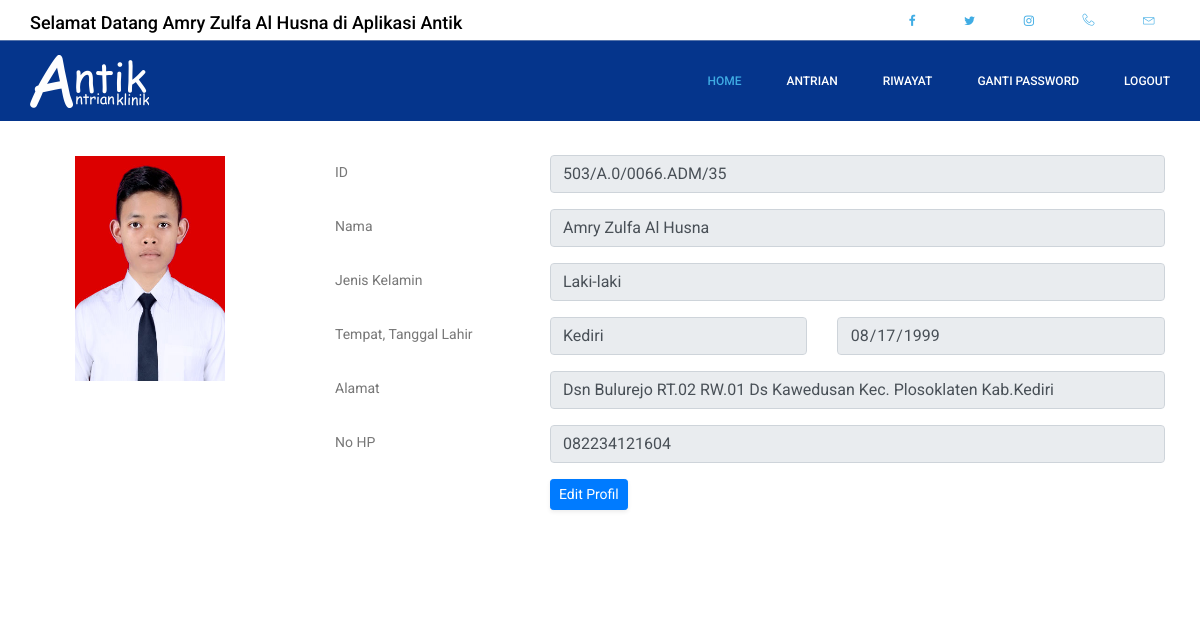
The page /Pasien/index.php (signed in) on the database its author committed.
### tables this page shows
CREATE TABLE `tb_user` (
  `id_user` int(11) NOT NULL,
  `id_akses` int(11) NOT NULL,
  `no_identitas` varchar(20) NOT NULL,
  `nama` varchar(40) NOT NULL,
  `jenis_kelamin` varchar(1) NOT NULL,
  `tempat_lahir` varchar(30) NOT NULL,
  `tanggal_lahir` date NOT NULL,
  `no_hp` varchar(13) NOT NULL,
  `alamat` varchar(100) NOT NULL,
  `email` varchar(100) NOT NULL,
  `pekerjaan` varchar(30) NOT NULL,
  `username` varchar(10) NOT NULL,
  `password` varchar(10) NOT NULL,
  `foto` varchar(200) NOT NULL
);

### session.php (called while the page is built, shortened)
<?php
include "koneksi.php";
$user_check = $_SESSION['username'];
$sql = "SELECT * FROM tb_user WHERE username='$user_check'";
$ses_sql = mysqli_query($koneksi, $sql);
$row = mysqli_fetch_assoc($ses_sql);
$username=$row['username'];
 ?>

### Pasien/index.php (the view, shortened to what this page needs)
<?php
require ("../koneksi.php");
include '../session.php';
?>
<!doctype html>
<html lang="en">
<head>
	<link rel="stylesheet" href="../css/bootstrap.css">
	<link rel="stylesheet" href="../vendors/linericon/style.css">
	<link rel="stylesheet" href="../css/font-awesome.min.css">
	<link rel="stylesheet" href="../vendors/nice-select/css/nice-select.css">
	<link rel="stylesheet" href="../vendors/animate-css/animate.css">
	<link rel="stylesheet" href="../vendors/jquery-ui/jquery-ui.css">
	<link rel="stylesheet" href="../css/style.css">
	<link rel="stylesheet" href="../css/responsive.css">
	<link href="antrian.css" rel="stylesheet" text="text/css">
</head>
<body>
	<header class="header_area">
		<div class="top_menu row m0">
			<div class="container">
				<div class="float-left">
					<ul class="left_side">
						<?php
			                $query = mysqli_query($koneksi, "SELECT * FROM tb_user where username='$username'");
			                while($data = mysqli_fetch_array($query)) {
			            ?>
						<li><marquee align="center" direction="left" height="30"  scrollamount="5" width="300"><h4>Selamat Datang <?php echo $data ['nama'];?> di Aplikasi Antik</h4></marquee></li>
					</ul>
				</div>
				<div class="float-right">
					<ul class="right_side">
						<li>
							<a href="#">
								<i class="fa fa-facebook-f"></i>
							</a>
						</li>
						<li>
							<a href="#">
								<i class="fa fa-twitter"></i>
							</a>
						</li>
						<li>
							<a href="#">
								<i class="fa fa-instagram"></i>
							</a>
						</li>
						<li>
							<a href="#">
								<i class="lnr lnr-phone-handset"></i>
							</a>
						</li>
						<li>
							<a href="#">
								<i class="lnr lnr-envelope"></i>
							</a>
						</li>
					</ul>
				</div>
			</div>
		</div>
		<div class="main_menu">
			<nav class="navbar navbar-expand-lg navbar-light">
				<div class="container">
					<a class="navbar-brand logo_h" href="index.php">
						<img src="../img/antik.png" alt="">
					</a>
					<div class="collapse navbar-collapse offset" id="navbarSupportedContent">
						<div class="row ml-0 w-100">
							<div class="col-lg-12 pr-0">
								<ul class="nav navbar-nav center_nav pull-right">
									<li class="nav-item active">
										<a class="nav-link" href="index.php">Home</a>
									</li>
									<li class="nav-item">
										<a class="nav-link" href="antrian.php">Antrian</a>
									</li>
									<li class="nav-item">
										<a class="nav-link" href="riwayat.php">Riwayat</a>
									</li>
									<li class="nav-item">
										<a class="nav-link" href="gantipass.php">Ganti Password</a>
									</li>
									<li class="nav-item">
										<a class="nav-link" href="../logout.php" data-toggle="modal" data-target="#logoutModal">Logout </a>
									</li>
								</ul>
							</div>
						</div>
					</div>
				</div>
			</nav>
		</div>
	</header>
	<section class="feedback_area section_gap relative">
		<div class="container-fluid">
			<br>
			<h3>PROFIL</h3>
			<br>
			<div class="row">
	            <div class="col-xl-3 col-lg-5">
	                <div class="card-body">
	                    <form action="" method="post">
	                      <div class="form-group row">
	                        <table  id="dataTable" width="100%" cellspacing="0">
	                          <tr>
	                              <td><center><img src="../img/<?php echo $data ['foto'];?>" width="150" height="225"></center></td>
	                          </tr>
	                        </table>
	                      </div>
	                    </form>
	                  </div>
	            </div>
	            <div class="col-xl-9 col-lg-7">
	                  <div class="card-body">
	                      <form>
	                          <div class="form-group row">
	                            <label class="col-sm-3 col-form-label">ID</label>
	                            <div class="col-sm-9">
	                              <input type="text" name="no_identitas" disabled value="<?php echo $data ['no_identitas'];?>" class="form-control" size="4" >
	                            </div>
	                          </div>
	                          <div class="form-group row">
	                            <label class="col-sm-3 col-form-label">Nama</label>
	                            <div class="col-sm-9">
	                              <input type="text" name="nama" disabled value="<?php echo $data ['nama'];?>" class="form-control" size="4" >
	                            </div>
	                          </div>
	                          <div class="form-group row">
	                            <label class="col-sm-3 col-form-label">Jenis Kelamin</label>
	                            <div class="col-sm-9">
	                              <input type="text" name="jk" disabled value="<?php if($data ['jenis_kelamin']=='L'){
                               			echo "Laki-laki";
		                              }else{
		                                echo "Perempuan";
		                              }?>" class="form-control" size="4" >
	                            </div>
	                          </div>
	                           <div class="form-group row">
                              <label class="col-sm-3 col-form-label">Tempat, Tanggal Lahir</label>
                              <div class="col-sm-4">
                                <input type="text" name="tempat_lahir" disabled value="<?php echo $data ['tempat_lahir'];?>" class="form-control" size="4" >
                            </div>
                            <div class="col-sm-5">
                                <input type="date" name="tanggak_lahir" disabled value="<?php echo $data ['tanggal_lahir'];?>" class="form-control" size="4" >
                              </div>
                          </div>
	                          <div class="form-group row">
	                            <label class="col-sm-3 col-form-label">Alamat</label>
	                            <div class="col-sm-9">
	                              <input type="text" name="alamat" disabled value="<?php echo $data ['alamat'];?>" class="form-control" size="4" >
	                            </div>
	                          </div>
	                          <div class="form-group row">
	                            <label class="col-sm-3 col-form-label">No HP</label>
	                            <div class="col-sm-9">
	                              <input type="text" name="no_hp" disabled value="<?php echo $data ['no_hp'];?>" class="form-control" size="4" >
	                            </div><?php } ?>
	                          </div>
	                          <div class="form-group row">
	                            <label class="col-sm-3 col-form-label">&nbsp;</label>
	                            <div class="col-sm-9">
	                              <button type="button" class="d-one d-sm-inline-block btn btn-sm btn-primary shadow-sm" data-toggle="modal" data-target="#modalEdit">Edit Profil</button>
	                            </div>
	                          </div>
	                      </form>
	                  </div>
	            </div>
			</div>
		</div>
	</section>
</body>
</html>

### rows shown on the page
tb_user: nama "Amry Zulfa Al Husna", foto (picture), no_identitas "503/A.0/0066.ADM/35", jk "Laki-laki", tempat_lahir "Kediri", tanggak_lahir "08/17/1999", alamat "Dsn Bulurejo RT.02 RW.01 Ds Kawedusan Kec. Plosoklaten Kab.Kediri", no_hp "082234121604"
